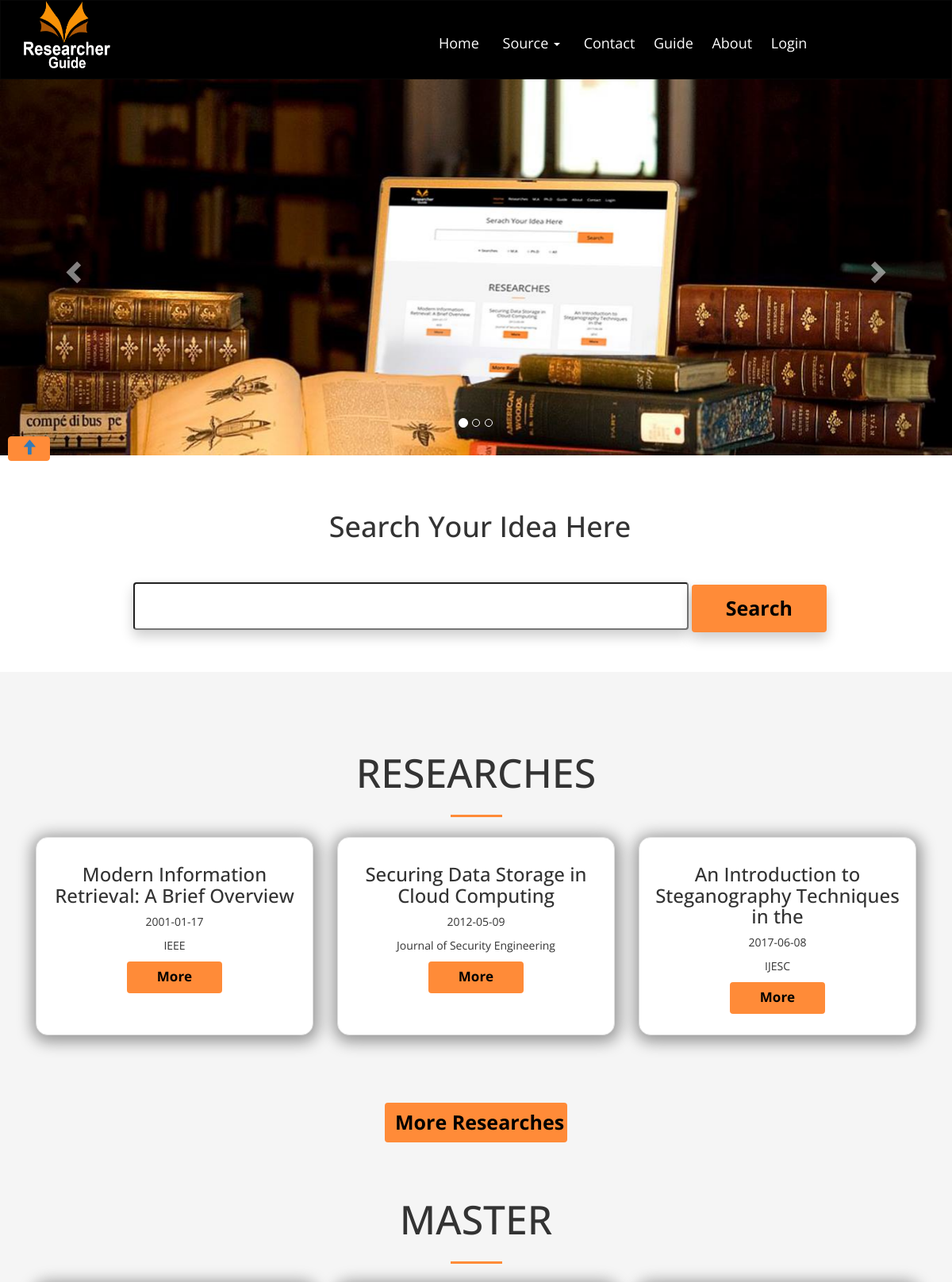
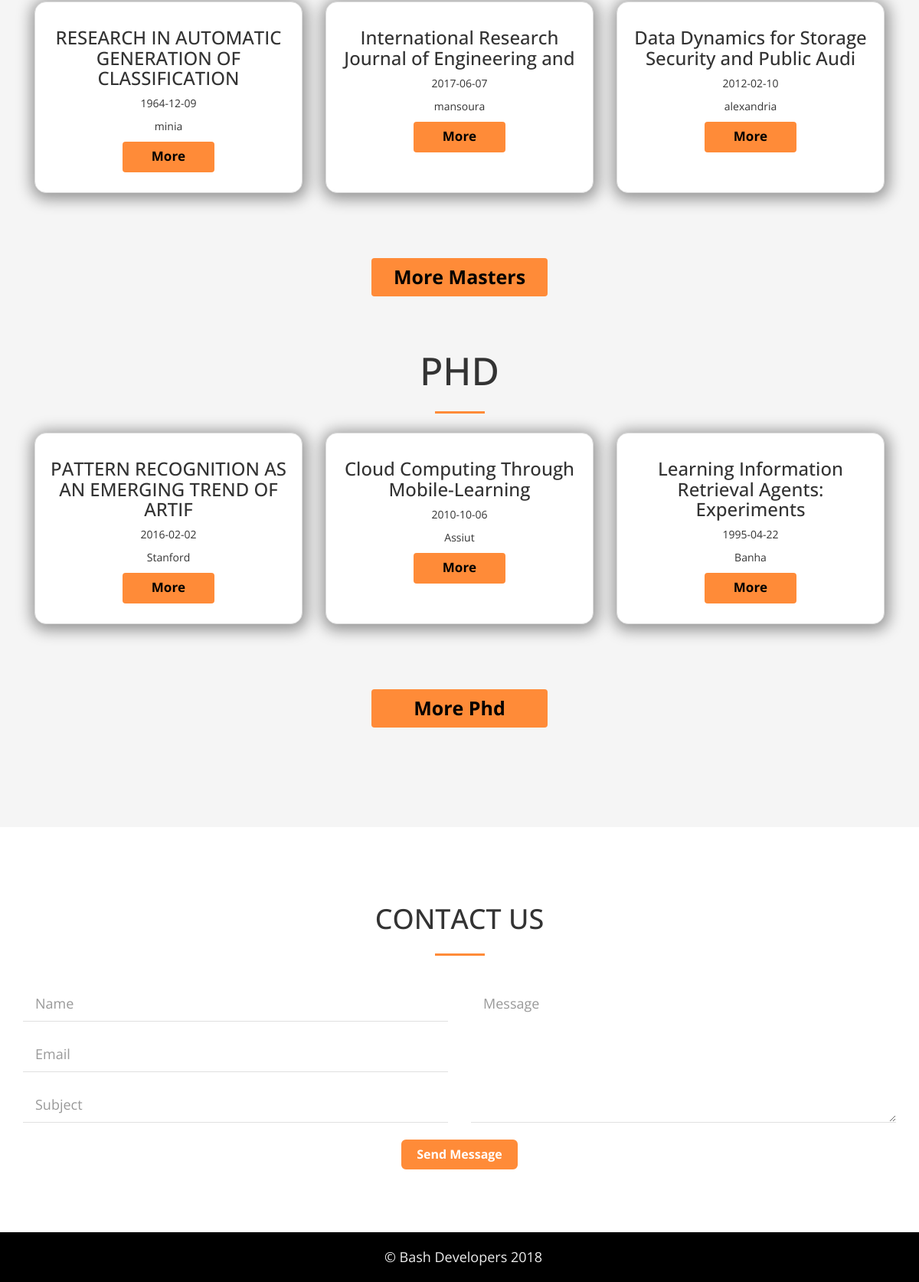
The page / on the database its author committed (2 pictures, top to bottom).
### tables this page shows
CREATE TABLE `researches` (
  `re_id` int(11) NOT NULL,
  `re_title` varchar(50) NOT NULL,
  `re_preview` text NOT NULL,
  `re_date` date NOT NULL,
  `magazine_name` varchar(50) NOT NULL,
  `r_idFK` bigint(14) NOT NULL,
  `file` text NOT NULL
);

CREATE TABLE `master` (
  `m_id` int(11) NOT NULL,
  `m_title` varchar(50) NOT NULL,
  `uni_name` varchar(50) NOT NULL,
  `faculty_name` varchar(50) NOT NULL,
  `m_preview` text NOT NULL,
  `m_date` date NOT NULL,
  `r_idFK` bigint(14) NOT NULL,
  `super_name` varchar(50) NOT NULL,
  `file` text NOT NULL
);

CREATE TABLE `phd` (
  `p_id` int(11) NOT NULL,
  `p_title` varchar(50) NOT NULL,
  `uni_name` varchar(50) NOT NULL,
  `faculty_name` varchar(50) NOT NULL,
  `p_preview` text NOT NULL,
  `p_date` date NOT NULL,
  `r_idFK` bigint(14) NOT NULL,
  `super_name` varchar(50) NOT NULL,
  `file` text NOT NULL
);

### home_content_re.php (the view, shortened to what this page needs)
<?php
include("connect.php");
?>
        <h2 class="awesome-head h1 head-border-center uppercase">Researches</h2>
        <?php
            $select_user="SELECT * FROM researches ";
            if($stmt =$connect->prepare($select_user))
            {
                    if($stmt->execute())
                    {
                        $result=$stmt->get_result();
                        while($row=$result->fetch_assoc())
                        {
                            echo "<div class='col-sm-6 col-md-4'>";
                            echo "<div class='thumbnail cedit'>";
                            echo "<div class='caption'>";
                            echo "<h3>".$row['re_title']."</h3>";
                            echo "<p>".$row['re_date']."</p>";
                            echo "<p>".$row['magazine_name']."</p>";
                            echo "<p><a class='btn btnmore' role='button' href='view_research.php?research_id=".$_SESSION["research_id"]."'>More</a> </p>";
                            echo "</div>";
                            echo "</div>";
                            echo "</div>";
                            if($row['re_id'] > 2) {
                                break;
                            }
                        }
                    }
            }
        ?>
<p><a href="researches.php" class="btn btnmore2" role="button">More Researches</a> </p><br><br>

### header.php (shortened to what this page needs)
<!DOCTYPE html>
<html>
  <head>
    <link rel="stylesheet" href="css/bootstrap.min.css" />
    <link rel="stylesheet" href="css/font-awesome.min.css" />
    <link rel="stylesheet" href="css/main.css" />
    <link rel="stylesheet" href="css/animations.css">
  </head>
  <body>

### navbar.php (shortened to what this page needs)
<nav class="navbar navbar-inverse" id="topnav">
    <div class="container">
        <div class="logo">
      <a href="index.php">    <img src="img/logo.png">
</a>
    </div>
        <ul class="link">
            <li class=""><a href="index.php">Home</a></li>
            <li>
                <div class="dropdown">
                     <button class=" drop_source" type="button" id="dropdownMenu1" data-toggle="dropdown" aria-haspopup="true" aria-expanded="true">
                             Source <span class="caret"></span>
                      </button>
                 </div>
            </li>
            <li><a href="index.php#con">Contact</a></li>
            <li><a href="guide.php">Guide</a></li>
            <li><a href="about.php">About</a></li>
            <?php
            if(isset($_SESSION["isuser"]) && (($_SESSION["isuser"]==1))) {
                echo "<li><a href='researcherprofile.php?user_id=".$_SESSION["user_id"]."'/>Profile</a> </li>";
                echo "<li><a href='logout.php'>Logout</a></li>";
            } else {
                echo '<li><a href="login.php">Login</a></li>';
            }
            ?>
        </ul>
        <div class="clearfix"></div>
    </div>
</nav>
<button class="topnavbar"><a href="#topnav"><span class="glyphicon glyphicon-arrow-up" aria-hidden="true"></span></a>
</button>

### index.php (shortened to what this page needs)
<?php
include("header.php");
include("navbar.php");
?>
  <div id="myCarousel" class="carousel slide" data-ride="carousel" class="slider-header">
    <ol class="carousel-indicators">
      <li data-target="#myCarousel" data-slide-to="0" class="active"></li>
      <li data-target="#myCarousel" data-slide-to="1"></li>
      <li data-target="#myCarousel" data-slide-to="2"></li>
    </ol>
    <div class="carousel-inner">
      <div class="item active overlay">
        <img src="img/slide1.jpg" alt="Los Angeles" style="width:100%;" >
        <div class="carousel-caption">
        </div>
      </div>
    </div>
    <a class="left carousel-control" href="#myCarousel" data-slide="prev">
      <span class="glyphicon glyphicon-chevron-left"></span>
    </a>
    <a class="right carousel-control" href="#myCarousel" data-slide="next">
      <span class="glyphicon glyphicon-chevron-right"></span>
    </a>
  </div>
<?php
include("searchbox.php");
?>
<div class="awesome text-center">
<div class="container">
<?php
include("home_content_re.php");
include("home_content_ma.php");
include("home_content_phd.php");
?>
</div>
</div>
<?php
include("contact.php");
?>
<?php
include("footer.php");
?>

### searchbox.php
<div class="searchdiv">
  <div class="container animatedParent">
    <h1>Search Your Idea Here</h1>
    <form id="searchForm" method="post" action="searchresult_home.php">
            <fieldset>
                <input class="sbox" id="s" name="search" type="text" />
                <input class="btn btnsearch  " type="submit" value="Search" name="submit" id="submitButton" />
            </fieldset>
        </form>
  </div>
</div>

### home_content_ma.php (shortened to what this page needs)
<?php
include("connect.php");
?>
<div class="ho_con-MS">
<h2 class="awesome-head h1 head-border-center uppercase ">Master</h2>
        <?php
            $select_ma="SELECT * FROM master ";
            if($stmt =$connect->prepare($select_ma))
            {
                    if($stmt->execute())
                    {
                        $result=$stmt->get_result();
                        while($row=$result->fetch_assoc())
                        {
                            echo "<div class='col-sm-6 col-md-4    '>";
                            echo "<div class='thumbnail cedit'>";
                            echo "<div class='caption'>";
                            echo "<h3>".$row['m_title']."</h3>";
                            echo "<p>".$row['m_date']."</p>";
                            echo "<p>".$row['uni_name']."</p>";
                            echo "<p><a class='btn btnmore' role='button' href='view_ma.php?ma_id=".$_SESSION["ma_id"]."'>More</a> </p>";
                            echo "</div>";
                            echo "</div>";
                            echo "</div>";
                            if($row['m_id'] > 2) {
                                break;
                            }
                        }
                    }
            }
        ?>
<p><a href="mas.php" class="btn btnmore2" role="button">More Masters</a> </p><br><br>
</div>

### home_content_phd.php (shortened to what this page needs)
<?php
include("connect.php");
?>
        <h2 class="awesome-head h1 head-border-center uppercase">PHD</h2>
        <?php
            $select_user="SELECT * FROM phd ";
            if($stmt =$connect->prepare($select_user))
            {
                    if($stmt->execute())
                    {
                        $result=$stmt->get_result();
                        while($row=$result->fetch_assoc())
                        {
                            echo "<div class='col-sm-6 col-md-4 '>";
                            echo "<div class='thumbnail cedit'>";
                            echo "<div class='caption'>";
                            echo "<h3>".$row['p_title']."</h3>";
                            echo "<p>".$row['p_date']."</p>";
                            echo "<p>".$row['uni_name']."</p>";
                            echo "<p><a class='btn btnmore' role='button' href='view_phd.php?phd_id=".$_SESSION["phd_id"]."'>More</a> </p>";
                            echo "</div>";
                            echo "</div>";
                            echo "</div>";
                            if($row['p_id'] > 2) {
                                break;
                            }
                        }
                    }
            }
        ?>
<p><a href="phds.php" class="btn btnmore2" role="button">More Phd</a> </p><br><br>

### contact.php (shortened to what this page needs)
<div class="contact-us" id="con">
    <div class="container">
        <h2 class="contact-head h1 head-border-center uppercase text-center">Contact Us</h2>
        <div class="row">
            <form class="contact"  action='contact.php' method='post'>
                <div class="col-md-6">
                    <input class="form-control input-lg" type="text" name="username" placeholder="Name" required />
                    <input class="form-control input-lg" type="email" name="email" placeholder="Email" required />
                    <input class="form-control input-lg" type="text" name="subject" placeholder="Subject" required/>
                </div>
                <div class="col-md-6">
                     <textarea class="form-control input-lg" name="Message" placeholder="Message"></textarea>
                </div>
                <input type="submit" class="contact-btn" value="Send Message" name="send"/>
            </form>
        </div>
    </div>
</div>

### footer.php (shortened to what this page needs)
    <div class="footer">
      <div class="container text-center">&copy; Bash Developers <?php echo date("Y"); ?></div>
    </div>
  </body>
</html>

### css/main.css (style rules this page uses)
* { -webkit-box-sizing: border-box; -moz-box-sizing: border-box; box-sizing: border-box; }
body { font-family: 'Open Sans', sans-serif }
ul li { display: none }
.navbar { background: #000000; border-radius: 0; color: white; margin-bottom: 0; height: 100px; }
.navbar .logo { width: 45%; float: left; }
.navbar .logo img { width: 109px; height: 85px }
.navbar .link { float: right; width: 55%; margin-top: 30px }
ul { list-style: none; padding: 0; margin: 0 }
.navbar .link li { display: inline-block; padding: 10px 0; margin: 0 10px; border-bottom: 2px solid #ff8b38 transparent; }
.navbar .link li a { color: white; font-size: 18px; text-decoration: none; }
#dropdownMenu1 { font-size: 18px !important; background-color: #000 !important; border: none!important; }
.topnavbar { position: fixed; z-index: 7; top: 550px; background: #ff8b38; border: 1px solid #ff8b38; margin-left: 10px; font-size: 19px; width: 53px; font-weight: bold; border-radius: 4px; color: #000; text-decoration: none }
.searchdiv { display: block; margin: 30px auto; padding: 20px; text-align: center; }
.searchdiv h1 { margin-bottom: 50px; }
.searchdiv .sbox { width: 700px; height: 60px; border-radius: 4px; font-size: 18px; box-shadow: 0px 8px 16px 0px rgba(0, 0, 0, 0.2); }
.searchdiv .btnsearch { background-color: #ff8b38; color: black; height: 60px; width: 170px; font-size: 25px; padding-left: 40px; padding-right: 40px; font-weight: bold; transition: all .7s; box-shadow: 0px 8px 16px 0px rgba(0, 0, 0, 0.2); }
.awesome { padding: 80px 0; background-color: #f5f5f5; }
.awesome .awesome-head { font-size: 50px }
.contact-us { padding: 80px 0; }
.contact-us form input[type="text"], .contact-us form input[type="email"] { margin-bottom: 20px; border: none; box-shadow: none; border-bottom: 1px solid #e0e0e0; border-radius: 0 }
.contact-us form textarea { height: 178px; border: none; box-shadow: none; border-radius: 0; border-bottom: 1px solid #e0e0e0; margin-bottom: 20px }
.contact-us .contact-btn { margin: auto auto; display: block; padding: 8px 20px; border: 2px solid #FFF; background-color: #ff8b38; color: #FFF; border-radius: 8px; font-size: 16px; font-weight: bold; transition: all .7 }
.footer { background-color: #000; color: #EEE; padding: 20px; font-size: 18px }
.uppercase { text-transform: uppercase; }
.head-border-center:after { content: ''; display: block; width: 65px; height: 3px; background-color: #ff8b38; margin: 25px auto; }
.btnmore { background-color: #ff8b38; color: black; height: 40px; width: 120px; font-size: 17px; font-weight: bold; text-align: center; }
.btnmore2 { background-color: #ff8b38; color: black; height: 50px; width: 230px; text-align: center; font-size: 25px; font-weight: bold; margin-top: 50px; transition: all .7 }
.cedit { height: 250px; margin-bottom: 35px; border-radius: 15px; box-shadow: 1px 3px 19px 5px rgba(0, 0, 0, .4); }

### rows shown on the page
researches: re_title "Modern Information Retrieval: A Brief Overview", re_date "2001-01-17", magazine_name "IEEE"
researches: re_title "Securing Data Storage in Cloud Computing", re_date "2012-05-09", magazine_name "Journal of Security Engineering"
researches: re_title "An Introduction to Steganography Techniques in the", re_date "2017-06-08", magazine_name "IJESC"
master: m_title "RESEARCH IN AUTOMATIC GENERATION OF CLASSIFICATION", m_date "1964-12-09", uni_name "minia"
master: m_title "International Research Journal of Engineering and", m_date "2017-06-07", uni_name "mansoura"
master: m_title "Data Dynamics for Storage Security and Public Audi", m_date "2012-02-10", uni_name "alexandria"
phd: p_title "PATTERN RECOGNITION AS AN EMERGING TREND OF ARTIF", p_date "2016-02-02", uni_name "Stanford"
phd: p_title "Cloud Computing Through Mobile-Learning", p_date "2010-10-06", uni_name "Assiut"
phd: p_title "Learning Information Retrieval Agents: Experiments", p_date "1995-04-22", uni_name "Banha"
